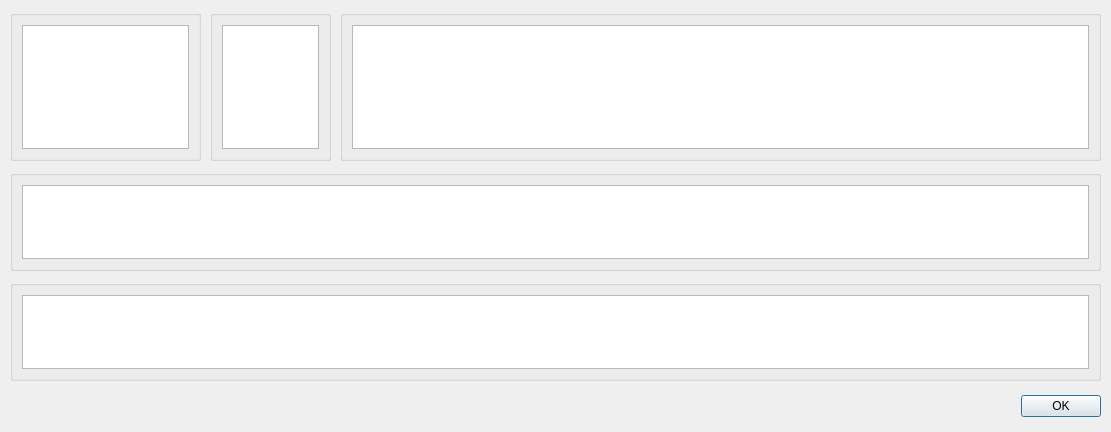
<?xml version="1.0" encoding="UTF-8"?>
<ui version="4.0">
 <class>ArchiveTeamSHVSMDialog</class>
 <widget class="QDialog" name="ArchiveTeamSHVSMDialog">
  <property name="geometry">
   <rect>
    <x>0</x>
    <y>0</y>
    <width>1111</width>
    <height>432</height>
   </rect>
  </property>
  <property name="minimumSize">
   <size>
    <width>1111</width>
    <height>432</height>
   </size>
  </property>
  <property name="maximumSize">
   <size>
    <width>1111</width>
    <height>432</height>
   </size>
  </property>
  <property name="windowTitle">
   <string>Archive survey teams 'SHVSM'</string>
  </property>
  <widget class="QDialogButtonBox" name="buttonBox">
   <property name="geometry">
    <rect>
     <x>760</x>
     <y>390</y>
     <width>341</width>
     <height>32</height>
    </rect>
   </property>
   <property name="orientation">
    <enum>Qt::Horizontal</enum>
   </property>
   <property name="standardButtons">
    <set>QDialogButtonBox::Ok</set>
   </property>
  </widget>
  <widget class="QGroupBox" name="groupBox_4">
   <property name="geometry">
    <rect>
     <x>10</x>
     <y>170</y>
     <width>1091</width>
     <height>101</height>
    </rect>
   </property>
   <property name="title">
    <string/>
   </property>
   <layout class="QGridLayout" name="gridLayout_4">
    <item row="0" column="0">
     <layout class="QHBoxLayout" name="horizontalLayout_4">
      <item>
       <widget class="QTableView" name="twSurveyedOutput1"/>
      </item>
     </layout>
    </item>
   </layout>
  </widget>
  <widget class="QGroupBox" name="groupBox_2">
   <property name="geometry">
    <rect>
     <x>210</x>
     <y>10</y>
     <width>121</width>
     <height>151</height>
    </rect>
   </property>
   <property name="title">
    <string/>
   </property>
   <layout class="QGridLayout" name="gridLayout_2">
    <item row="0" column="0">
     <layout class="QHBoxLayout" name="horizontalLayout_2">
      <item>
       <widget class="QTableView" name="twDate"/>
      </item>
     </layout>
    </item>
   </layout>
  </widget>
  <widget class="QGroupBox" name="groupBox_5">
   <property name="geometry">
    <rect>
     <x>10</x>
     <y>280</y>
     <width>1091</width>
     <height>101</height>
    </rect>
   </property>
   <property name="title">
    <string/>
   </property>
   <layout class="QGridLayout" name="gridLayout_5">
    <item row="0" column="0">
     <layout class="QHBoxLayout" name="horizontalLayout_5">
      <item>
       <widget class="QTableView" name="twSurveyedOutput2"/>
      </item>
     </layout>
    </item>
   </layout>
  </widget>
  <widget class="QGroupBox" name="groupBox">
   <property name="geometry">
    <rect>
     <x>10</x>
     <y>10</y>
     <width>191</width>
     <height>151</height>
    </rect>
   </property>
   <property name="title">
    <string/>
   </property>
   <layout class="QGridLayout" name="gridLayout">
    <item row="0" column="0">
     <layout class="QHBoxLayout" name="horizontalLayout">
      <item>
       <widget class="QTableView" name="twTeam"/>
      </item>
     </layout>
    </item>
   </layout>
  </widget>
  <widget class="QGroupBox" name="groupBox_3">
   <property name="geometry">
    <rect>
     <x>340</x>
     <y>10</y>
     <width>761</width>
     <height>151</height>
    </rect>
   </property>
   <property name="title">
    <string/>
   </property>
   <layout class="QGridLayout" name="gridLayout_3">
    <item row="0" column="0">
     <layout class="QHBoxLayout" name="horizontalLayout_3">
      <item>
       <widget class="QTableView" name="twSurveyed"/>
      </item>
     </layout>
    </item>
   </layout>
  </widget>
 </widget>
 <resources/>
 <connections>
  <connection>
   <sender>buttonBox</sender>
   <signal>accepted()</signal>
   <receiver>ArchiveTeamSHVSMDialog</receiver>
   <slot>accept()</slot>
   <hints>
    <hint type="sourcelabel">
     <x>248</x>
     <y>254</y>
    </hint>
    <hint type="destinationlabel">
     <x>157</x>
     <y>274</y>
    </hint>
   </hints>
  </connection>
  <connection>
   <sender>buttonBox</sender>
   <signal>rejected()</signal>
   <receiver>ArchiveTeamSHVSMDialog</receiver>
   <slot>reject()</slot>
   <hints>
    <hint type="sourcelabel">
     <x>316</x>
     <y>260</y>
    </hint>
    <hint type="destinationlabel">
     <x>286</x>
     <y>274</y>
    </hint>
   </hints>
  </connection>
 </connections>
</ui>
